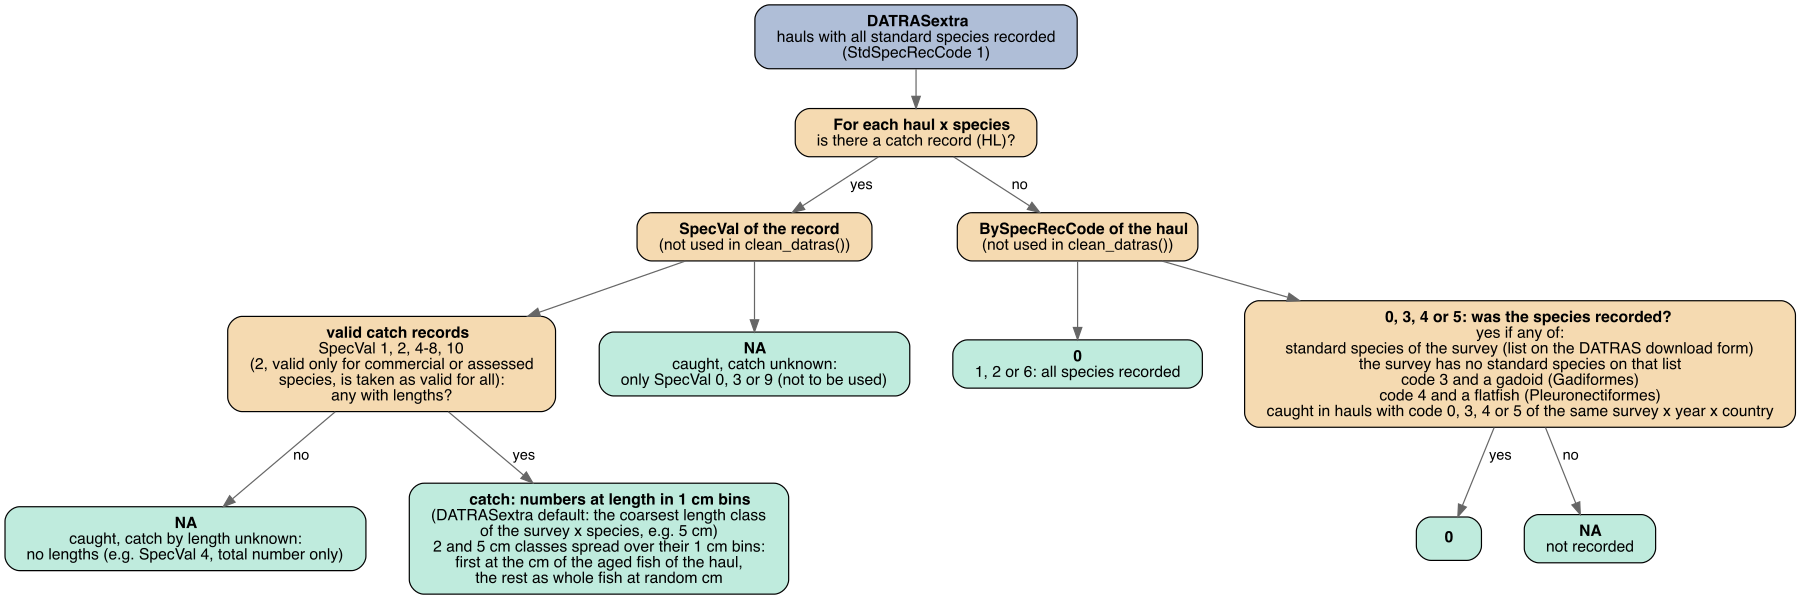

Here is the R script that generated this plot:
# Purpose:   Figure for cleaning_notes/nea_datras_catch_zeros.md: how the DATRAS catch data are processed, i.e.
#            what follows DATRASextra::clean_datras() and what is added: SpecVal
#            of the catch records and BySpecRecCode of the hauls, which decide
#            whether a haul x species gets a catch, a zero or NA (unknown), and
#            the 1 cm length bins of the catch.
#            Colours: DATRASextra steps, our additions, outcomes.
#
# Output:    cleaning_codes/north_east_atlantic_datras/cleaning_notes/figures/workflow_datras.png
#
# Modified:  2026-11-20
# Author:    Max Lindmark

library(DiagrammeR)
library(DiagrammeRsvg)
library(rsvg)
library(here)
home <- here::here()

out_file <- file.path(home, "cleaning_codes/north_east_atlantic_datras/cleaning_notes/figures/workflow_datras.png")

# mako without its darkest colour, mixed with white (40% colour); black text
lighten <- function(x, a = 0.4) {
  rgb(t(255 - a * (255 - col2rgb(x))), maxColorValue = 255)
}
cols <- c(
  COL_DX = lighten(viridisLite::mako(6)[3]),
  COL_OURS = lighten("#E8A33D"),
  COL_OUT = lighten(viridisLite::mako(6)[5])
)

workflow <- "
digraph workflow {
  graph [rankdir = TB, fontname = Helvetica, nodesep = 0.5, ranksep = 0.45]
  node  [shape = box, style = 'rounded,filled', fontname = Helvetica, fontsize = 13, fillcolor = 'COL_OURS', fontcolor = black, margin = '0.25,0.1']
  edge  [color = grey40, fontname = Helvetica, fontsize = 12]

  dx [fillcolor = 'COL_DX', label = <<B>DATRASextra</B><BR/>hauls with all standard species recorded<BR/>(StdSpecRecCode 1)>]

  q_rec [label = <<B>For each haul x species</B><BR/>is there a catch record (HL)?>]

  q_specval [label = <<B>SpecVal of the record</B><BR/>(not used in clean_datras())>]
  catch     [label = <<B>valid catch records</B><BR/>SpecVal 1, 2, 4-8, 10<BR/>(2, valid only for commercial or assessed<BR/>species, is taken as valid for all):<BR/>any with lengths?>]
  na_sv     [fillcolor = 'COL_OUT', label = <<B>NA</B><BR/>caught, catch unknown:<BR/>only SpecVal 0, 3 or 9 (not to be used)>]
  na_len    [fillcolor = 'COL_OUT', label = <<B>NA</B><BR/>caught, catch by length unknown:<BR/>no lengths (e.g. SpecVal 4, total number only)>]
  bins      [fillcolor = 'COL_OUT', label = <<B>catch: numbers at length in 1 cm bins</B><BR/>(DATRASextra default: the coarsest length class<BR/>of the survey x species, e.g. 5 cm)<BR/>2 and 5 cm classes spread over their 1 cm bins:<BR/>first at the cm of the aged fish of the haul,<BR/>the rest as whole fish at random cm>]

  q_by    [label = <<B>BySpecRecCode of the haul</B><BR/>(not used in clean_datras())>]
  zero_by [fillcolor = 'COL_OUT', label = <<B>0</B><BR/>1, 2 or 6: all species recorded>]
  q_std   [label = <<B>0, 3, 4 or 5: was the species recorded?</B><BR/>yes if any of:<BR/>standard species of the survey (list on the DATRAS download form)<BR/>the survey has no standard species on that list<BR/>code 3 and a gadoid (Gadiformes)<BR/>code 4 and a flatfish (Pleuronectiformes)<BR/>caught in hauls with code 0, 3, 4 or 5 of the same survey x year x country>]
  zero_std [fillcolor = 'COL_OUT', label = <<B>0</B>>]
  na_std   [fillcolor = 'COL_OUT', label = <<B>NA</B><BR/>not recorded>]

  dx -> q_rec
  q_rec -> q_specval [label = '  yes']
  q_rec -> q_by [label = '  no']
  q_specval -> catch
  catch -> bins [label = '  yes']
  catch -> na_len [label = '  no']
  q_specval -> na_sv
  q_by -> zero_by
  q_by -> q_std
  q_std -> zero_std [label = '  yes']
  q_std -> na_std [label = '  no']
}
"

for (k in names(cols)) workflow <- gsub(k, cols[[k]], workflow, fixed = TRUE)

svg <- export_svg(grViz(workflow))
rsvg_png(charToRaw(svg), out_file, width = 1800)
